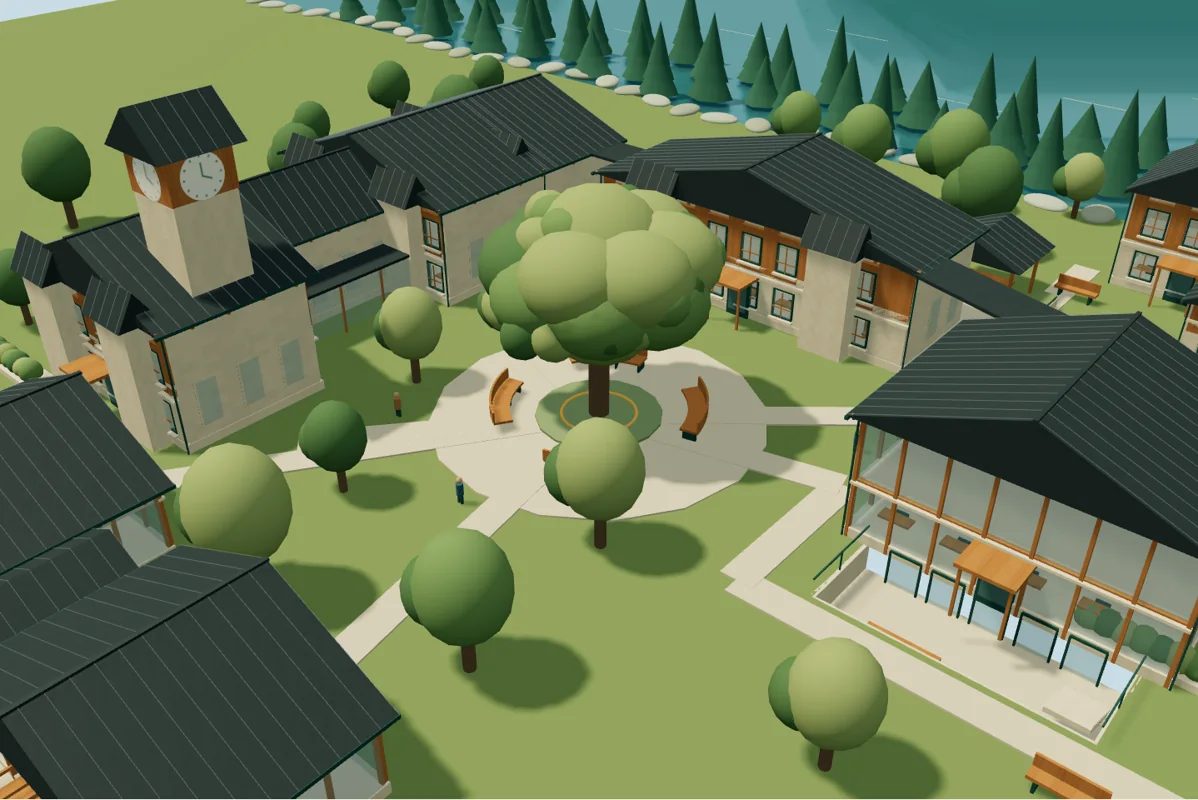
#> input picture dist/images/courtyard.webp, 1198 x 800 px, given in place of interior-main-hall.png, which was not available
$ python build-review.py
#> lines starting #> are read from the running program, lines starting #| are printed output that depends on the picture; pictures that were not available may be replaced by others from this repository, and a replacement may not be noted
"""Build a self-contained visual review from durable browser captures."""
from pathlib import Path
from PIL import Image, ImageDraw, ImageFont
import base64, io, json, os

root = Path(os.environ.get('SERENITY_OUTPUT', '/workspace/outputs/serenity-upgrade/recheck'))
rooms = [('main-hall', 'Main Hall'), ('library', 'Hillside Library'),
         ('learning-studio', 'Learning Studio'), ('technology-lab', 'Technology Lab'),
         ('dining-hall', 'Dining Hall'), ('games-lounge', 'Games Lounge')]
font = ImageFont.truetype('/usr/share/fonts/truetype/dejavu/DejaVuSans.ttf', 24)
small = ImageFont.truetype('/usr/share/fonts/truetype/dejavu/DejaVuSans.ttf', 17)
board = Image.new('RGB', (1600, 1740), '#f6f2e8')
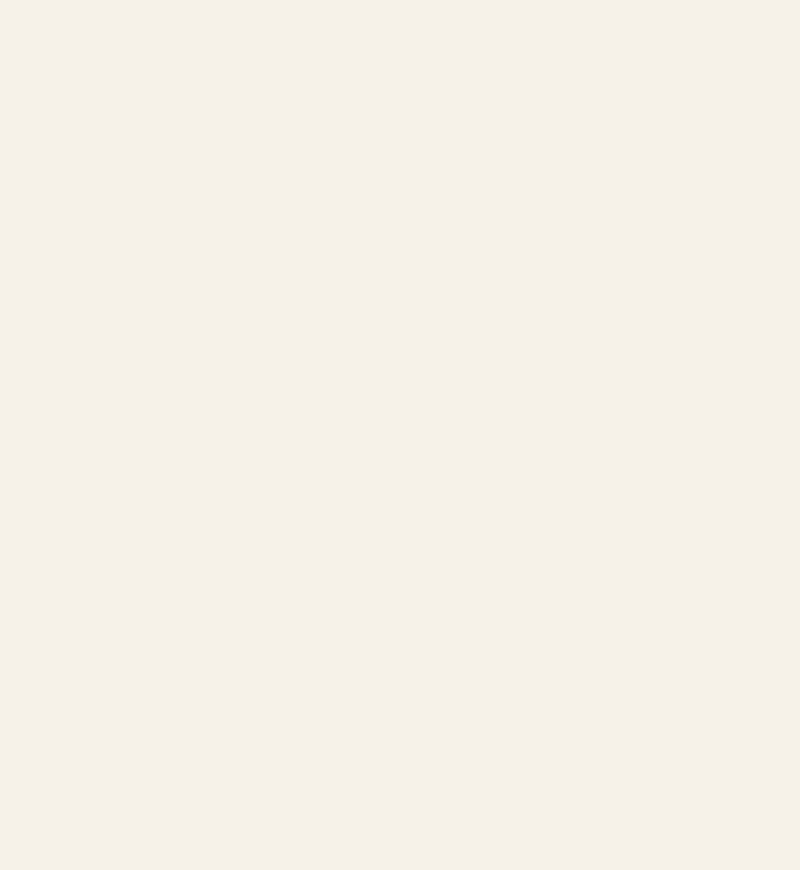
#> board: PIL image 1600x1740 RGB (shown at 1/2 size); mean R, G, B 246, 242, 232
draw = ImageDraw.Draw(board)
draw.text((35, 20), 'SERENITY / SIX FURNISHED 3D ROOMS', '#164f48', font=font)
for i, (key, title) in enumerate(rooms):
    x, y = 35 + i % 2 * 790, 85 + i // 2 * 545
    draw.text((x, y), title, '#203b36', font=font)
    im = Image.open(root / 'renders' / f'interior-{key}.png').convert('RGB')
#> im is the input picture: PIL image 1198x800 RGB; mean R, G, B 105.3, 119.9, 86.6
    board.paste(im.resize((750, 469)), (x, y + 43))
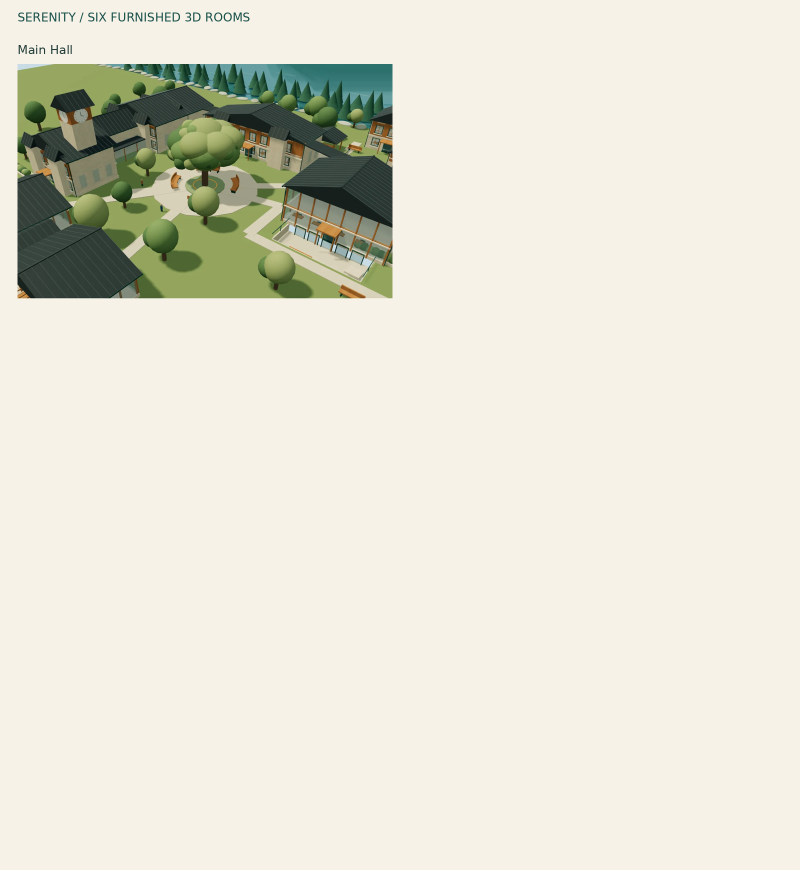
#> board: PIL image 1600x1740 RGB (shown at 1/2 size); mean R, G, B 228, 226.4, 213.4
#> pass 2 of the loop `for i, (key, title) in enumerate(rooms):`:
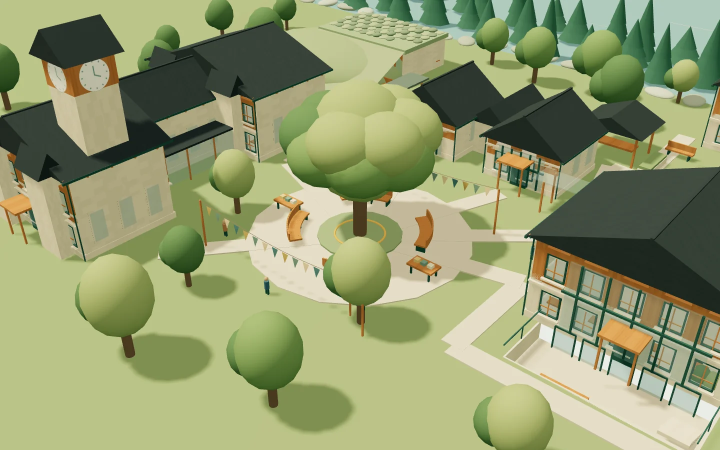
#> input picture dist/images/culture-festival.webp, 1440 x 900 px, given in place of interior-library.png, which was not available (shown at 1/2 size)
#> im is the input picture: PIL image 1440x900 RGB; mean R, G, B 146.3, 154.3, 111
#> `board.paste(im.resize((750, 469)), (x, y + 43))`:
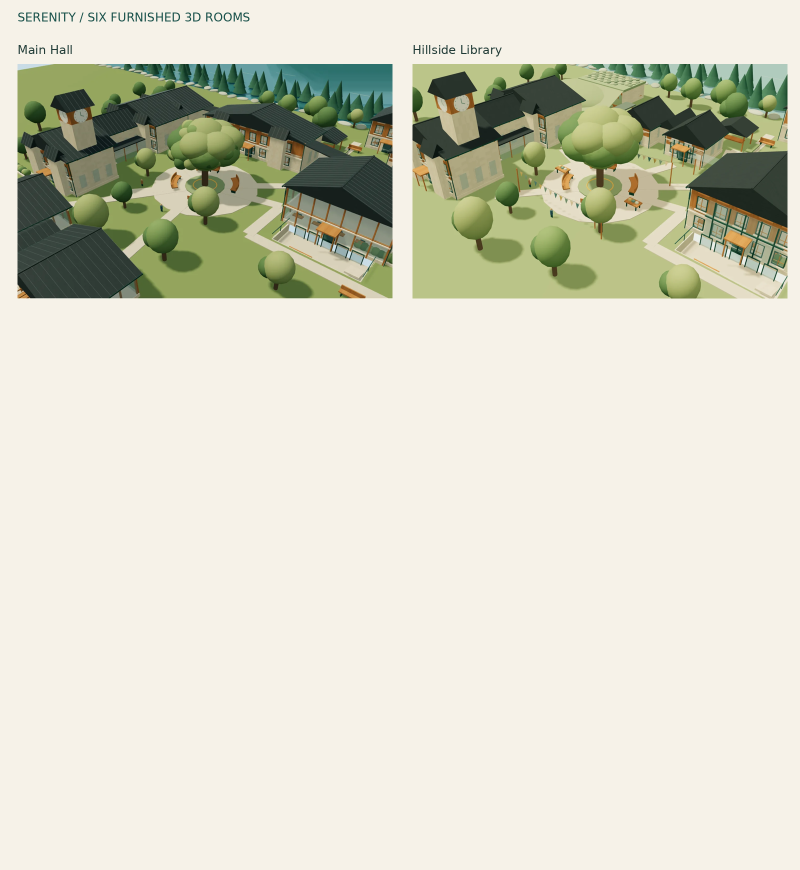
#> board: PIL image 1600x1740 RGB (shown at 1/2 size); mean R, G, B 215.3, 215.2, 198.1
#> (the run stopped early here; a loop or call above may not have finished)
